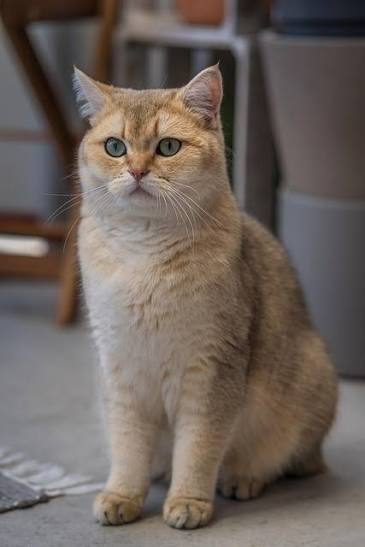
#> input picture photos/cat.jpeg, 365 x 547 px, found by its file name
$ python gradients.py
#> lines starting #> are read from the running program, lines starting #| are printed output that depends on the picture; after the words box and inside, x2 and y2 are one past the last pixel; in counts of white or black regions, pixels touching at a corner belong together
#a gradient tells you how quickly image brightness changes, while an edge is where that change is significant.
#then we use them gradient to detect edges
import cv2 as cv
import numpy as np

img = cv.imread(r"C:\Users\Myco\Downloads\ML\photos\cat.jpeg")
#> img is the input picture: shape (547, 365, 3); mean B, G, R 91.8, 98.2, 108.9
cv.imshow("cat",img)

gray = cv.cvtColor(img, cv.COLOR_BGR2GRAY)
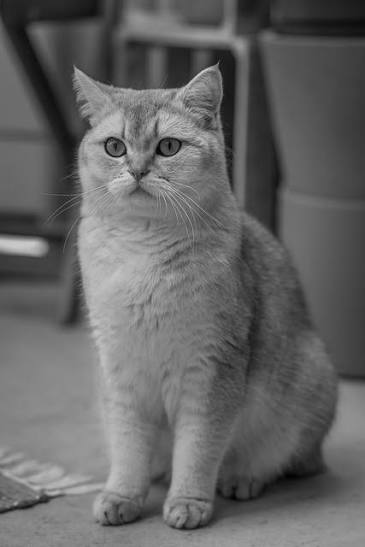
#> gray: shape (547, 365); min 0, max 216, mean 100.7
cv.imshow("gray",gray)

#Laplacian -> second order intesity change chnage n rate of change
lap = cv.Laplacian(gray, cv.CV_64F)
#store the result as a 64-bit floating-point image.
#coz laplacian calc produces negative values
#The sign tells us about the local intensity pattern. The magnitude tells us how strong the change in that pattern is.
lap = np.uint8(np.absolute(lap))
#absolut hy do this? Because we want to highlight changes in either direction, whether the intensity increases or decreases.

cv.imshow('Laplacian',lap)

#sobel
sobelx = cv.Sobel(gray, cv.CV_64F,1,0)#x direction, y direction
#vertical boundaries, because brightness changes when you cross them horizontally
sobely = cv.Sobel(gray, cv.CV_64F,0,1)
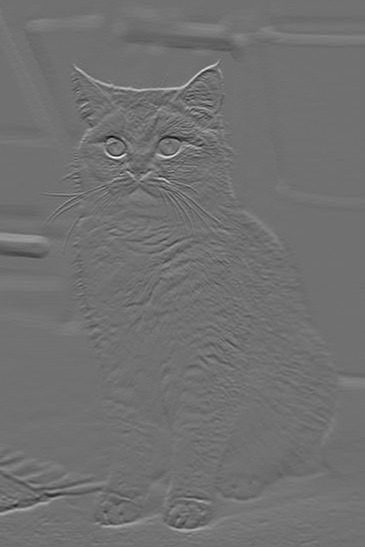
#> sobely: shape (547, 365) float64; min -510, max 642, mean 1.2; drawn with min black and max white
combined_sobel = cv.bitwise_or(sobelx,sobely)#includes dignoacal edge
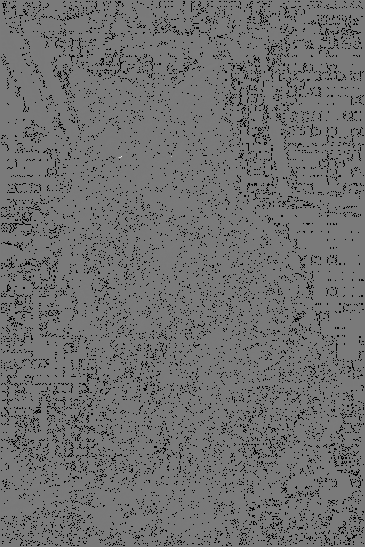
#> combined_sobel: shape (547, 365) float64; 7.8% of the values are NaN or infinite; the others: min -56128, max 60736, mean -39.05; drawn with min black, max white, NaN and infinite black
cv.imshow("Combined sobel", combined_sobel)
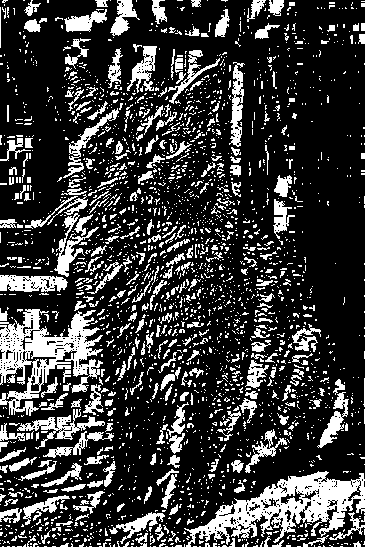
#> window 'Combined sobel': shape (547, 365); 23% white; 2518 white regions (2199 under 20 px), largest, box (x1, y1, x2, y2) and area: (184, 471, 365, 547) 5285, (0, 309, 103, 416) 4701, (17, 409, 105, 449) 878
cv.imshow("Sobel X", sobelx)
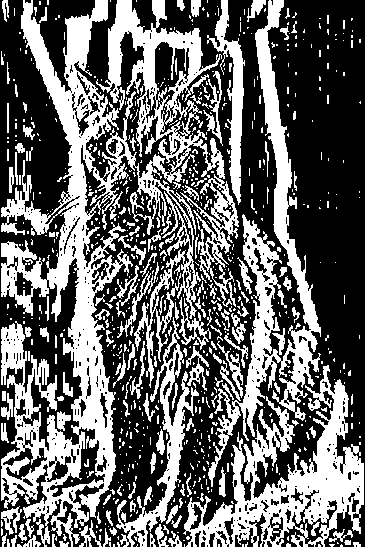
#> window 'Sobel X': shape (547, 365); 40.3% white; 791 white regions (633 under 20 px), largest, box (x1, y1, x2, y2) and area: (1, 0, 239, 547) 38683, (183, 365, 364, 547) 11549, (208, 0, 321, 487) 10605
cv.imshow("Sobel Y", sobely)
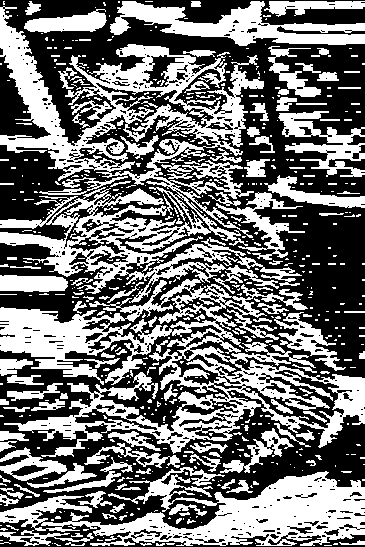
#> window 'Sobel Y': shape (547, 365); 45.2% white; 605 white regions (471 under 20 px), largest, box (x1, y1, x2, y2) and area: (0, 6, 365, 457) 46881, (0, 467, 365, 546) 12289, (110, 1, 365, 46) 4955

canny = cv.Canny(img,125,255)
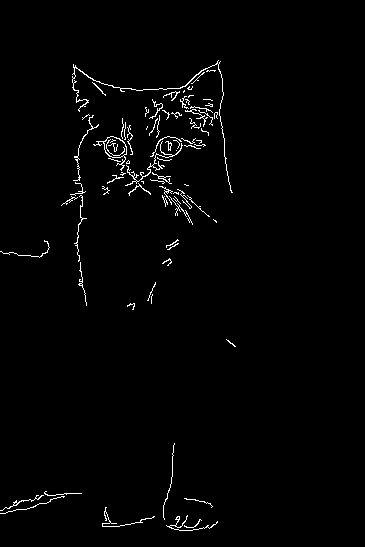
#> canny: shape (547, 365); 1.6% white in thin lines or dots, all inside (x1, y1, x2, y2) = (0, 60, 236, 531)
cv.imshow("canny", canny)
cv.waitKey(0)
